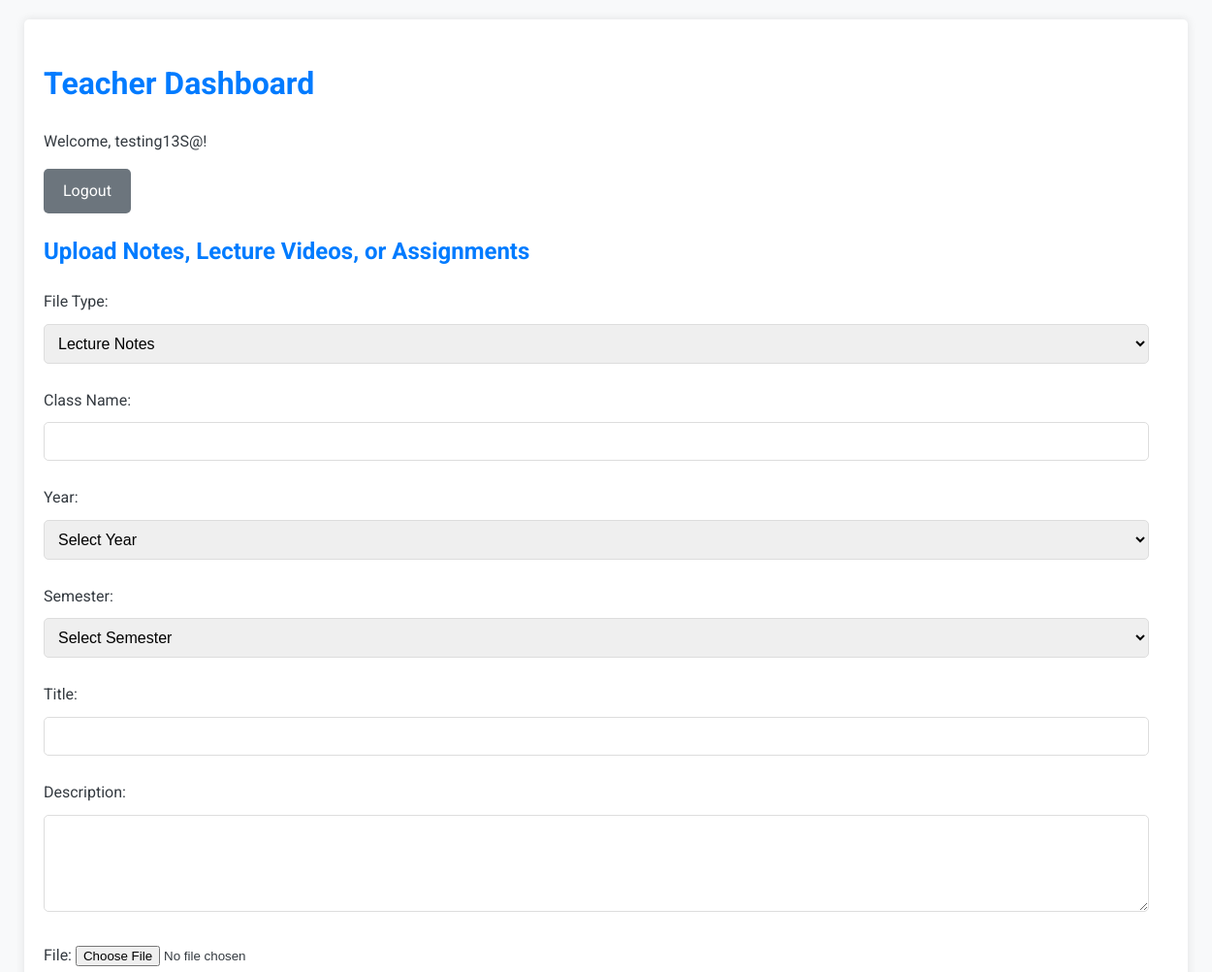
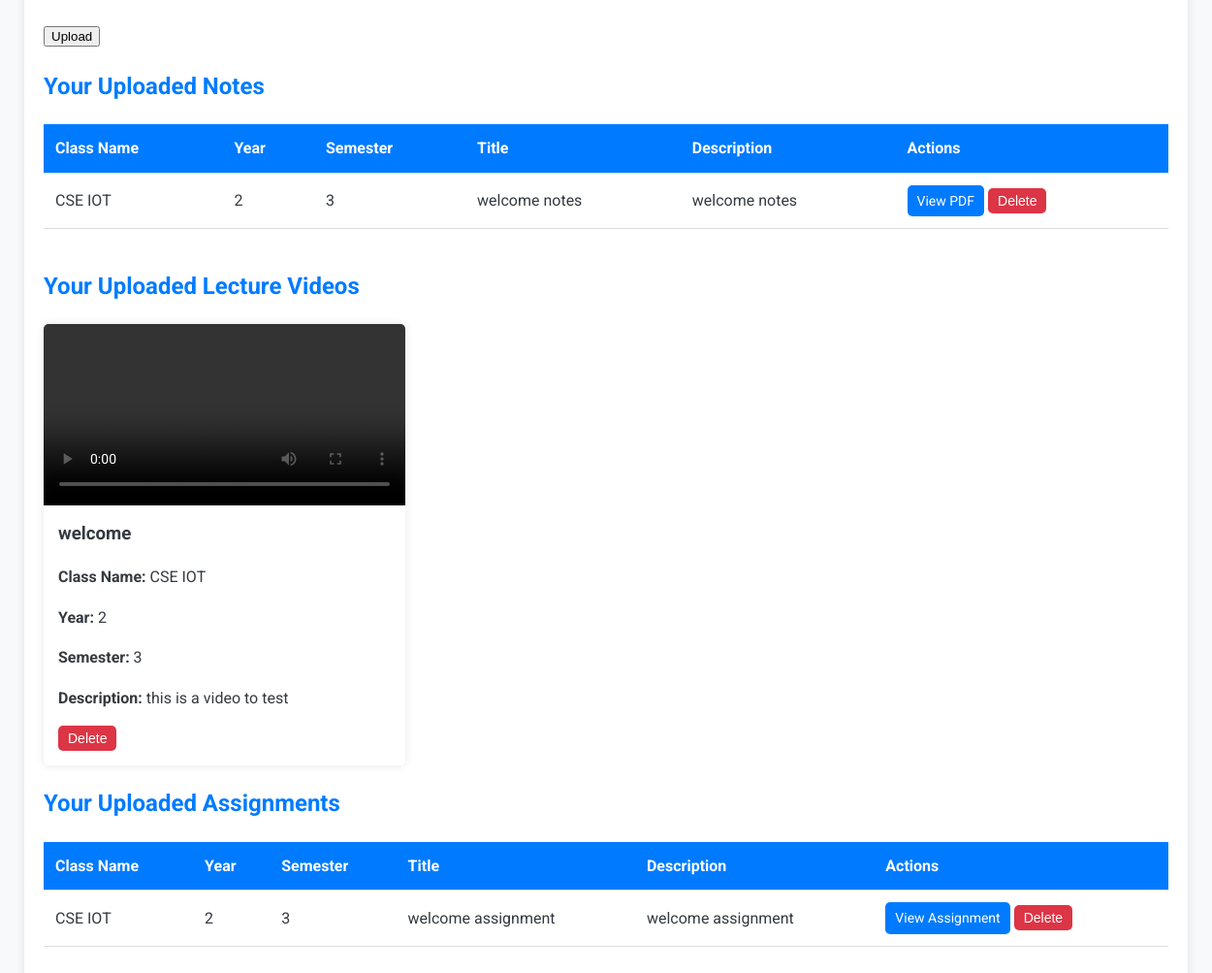
Page /teacher_dashboard/ (signed in) on the committed database (2 pictures, top to bottom).
### api/models.py (models this page shows)
class PDFFile(models.Model):
    teacher = models.ForeignKey(User, on_delete=models.CASCADE)
    year = models.CharField(max_length=10)
    semester = models.CharField(max_length=10)
    title = models.CharField(max_length=200)
    file = models.FileField(upload_to='resources/pdfs/')
    description = models.TextField(blank=True, null=True)
    class_name = models.CharField(max_length=100)
    uploaded_at = models.DateTimeField(auto_now_add=True)

class VideoFile(models.Model):
    teacher = models.ForeignKey(User, on_delete=models.CASCADE)
    year = models.CharField(max_length=10)
    semester = models.CharField(max_length=10)
    title = models.CharField(max_length=200)
    file = models.FileField(upload_to='resources/videos/')
    description = models.TextField(blank=True, null=True)
    class_name = models.CharField(max_length=100)
    uploaded_at = models.DateTimeField(auto_now_add=True)

class AssignmentFile(models.Model):
    teacher = models.ForeignKey(User, on_delete=models.CASCADE)
    year = models.CharField(max_length=10)
    semester = models.CharField(max_length=10)
    title = models.CharField(max_length=200)
    file = models.FileField(upload_to='resources/assignments/')
    description = models.TextField(blank=True, null=True)
    class_name = models.CharField(max_length=100)
    uploaded_at = models.DateTimeField(auto_now_add=True)

### api/views.py (the view)
# urls.py: path('teacher_dashboard/', views.teacher_dashboard, name='teacher_dashboard'),
def teacher_dashboard(request):
    if request.method == 'POST':
        form = UploadFileForm(request.POST, request.FILES)
        if form.is_valid():
            file_type = form.cleaned_data['file_type']
            year = form.cleaned_data['year']
            semester = form.cleaned_data['semester']
            title = form.cleaned_data['title']
            file = form.cleaned_data['file']
            description = form.cleaned_data['description']
            class_name = form.cleaned_data['class_name']
            class_name = ' '.join(class_name.upper().split())
            if file_type == 'pdf':
                pdf_file = PDFFile(teacher=request.user, year=year, semester=semester, title=title, file=file, description=description, class_name=class_name)
                pdf_file.save()
            elif file_type == 'video':
                video_file = VideoFile(teacher=request.user, year=year, semester=semester, title=title, file=file, description=description, class_name=class_name)
                video_file.save()
            elif file_type == 'assignment':
                assignment_file = AssignmentFile(teacher=request.user, year=year, semester=semester, title=title, file=file, description=description, class_name=class_name)
                assignment_file.save()
            ActivityLog.objects.create(
                teacher=request.user,
                action='Uploaded file',
                file_type=file_type,
                class_name=class_name,
                year=year,
                semester=semester,
                title=title,
                description=description
            )
            upload_details = {
                "teacher": request.user.username,
                "file_type": file_type,
                "year": year,
                "semester": semester,
                "title": title,
                "file_path": file.name,
                "description": description,
                "class_name": class_name,
                "uploaded_at": datetime.datetime.now().isoformat(),
            }
            db.uploads.insert_one(upload_details)
            return redirect('teacher_dashboard')
    else:
        form = UploadFileForm()
    uploaded_pdfs = PDFFile.objects.filter(teacher=request.user)
    uploaded_videos = VideoFile.objects.filter(teacher=request.user)
    uploaded_assignments = AssignmentFile.objects.filter(teacher=request.user)
    return render(request, 'teacher_dashboard.html', {
        'form': form,
        'uploaded_pdfs': uploaded_pdfs,
        'uploaded_videos': uploaded_videos,
        'uploaded_assignments': uploaded_assignments,
    })

### api/forms.py (shortened to what this page needs)
class UploadFileForm(forms.Form):
    file_type = forms.ChoiceField(choices=FILE_TYPE_CHOICES)
    year = forms.CharField(max_length=10)
    semester = forms.CharField(max_length=10)
    title = forms.CharField(max_length=200)
    file = forms.FileField()
    description = forms.CharField(widget=forms.Textarea, required=False)
    class_name = forms.CharField(max_length=100)

### api/templates/teacher_dashboard.html (shortened to what this page needs)
{% extends 'base.html' %}
{% block content %}
    <div class="dashboard-container">
        <header>
            <h1>Teacher Dashboard</h1>
            <p>Welcome, {{ user.username }}!</p>
            <a href="{% url 'logout' %}" class="btn btn-secondary">Logout</a>
        </header>
        <div class="upload-form">
            <h2>Upload Notes, Lecture Videos, or Assignments</h2>
            <form method="POST" enctype="multipart/form-data">
                <div class="form-group">
                    <label for="file_type">File Type:</label>
                    <select name="file_type" id="file_type">
                        <option value="pdf">Lecture Notes</option>
                    </select>
                </div>
                <div class="form-group">
                    <label for="class_name">Class Name:</label>
                    <input type="text" name="class_name" id="class_name" required>
                </div>
                <div class="form-group">
                    <label for="year">Year:</label>
                    <select name="year" id="year" required onchange="updateSemesters()">
                        <option value="">Select Year</option>
                    </select>
                </div>
                <div class="form-group">
                    <label for="semester">Semester:</label>
                    <select name="semester" id="semester" required>
                        <option value="">Select Semester</option>
                    </select>
                </div>
                <div class="form-group">
                    <label for="title">Title:</label>
                    <input type="text" name="title" id="title" required>
                </div>
                <div class="form-group">
                    <label for="description">Description:</label>
                    <textarea name="description" id="description"></textarea>
                </div>
                <div class="form-group">
                    <label for="file">File:</label>
                    <input type="file" name="file" id="file" required>
                </div>
                <button type="submit">Upload</button>
            </form>
        </div>
        <div class="uploaded-content">
            <h2>Your Uploaded Notes</h2>
            <div class="table-responsive">
                <table>
                    <thead>
                        <tr>
                            <th>Class Name</th>
                            <th>Year</th>
                            <th>Semester</th>
                            <th>Title</th>
                            <th>Description</th>
                            <th>Actions</th>
                        </tr>
                    </thead>
                    <tbody>
                        {% for file in uploaded_pdfs %}
                            <tr>
                                <td>{{ file.class_name }}</td>
                                <td>{{ file.year }}</td>
                                <td>{{ file.semester }}</td>
                                <td>{{ file.title }}</td>
                                <td>{{ file.description }}</td>
                                <td>
                                    <a href="{{ file.file.url }}" target="_blank" class="btn btn-small">View PDF</a>
                                    <form method="POST" action="{% url 'delete_file' 'pdf' file.pk %}" style="display:inline;" onsubmit="return confirm('Are you sure you want to delete this PDF?');">
                                        <button type="submit" class="btn btn-small btn-danger">Delete</button>
                                    </form>
                                </td>
                            </tr>
                        {% endfor %}
                    </tbody>
                </table>
            </div>
            <h2>Your Uploaded Lecture Videos</h2>
            <div class="videos-container">
                {% for video in uploaded_videos %}
                    <div class="video-card">
                        <video controls>
                            <source src="{{ video.file.url }}" type="video/mp4">
                        </video>
                        <div class="video-details">
                            <h3>{{ video.title }}</h3>
                            <p><strong>Class Name:</strong> {{ video.class_name }}</p>
                            <p><strong>Year:</strong> {{ video.year }}</p>
                            <p><strong>Semester:</strong> {{ video.semester }}</p>
                            <p><strong>Description:</strong> {{ video.description }}</p>
                            <form method="POST" action="{% url 'delete_file' 'video' video.pk %}" onsubmit="return confirm('Are you sure you want to delete this video?');">
                                <button type="submit" class="btn btn-small btn-danger">Delete</button>
                            </form>
                        </div>
                    </div>
                {% endfor %}
            </div>
            <h2>Your Uploaded Assignments</h2>
            <div class="table-responsive">
                <table>
                    <thead>
                        <tr>
                            <th>Class Name</th>
                            <th>Year</th>
                            <th>Semester</th>
                            <th>Title</th>
                            <th>Description</th>
                            <th>Actions</th>
                        </tr>
                    </thead>
                    <tbody>
                        {% for assignment in uploaded_assignments %}
                            <tr>
                                <td>{{ assignment.class_name }}</td>
                                <td>{{ assignment.year }}</td>
                                <td>{{ assignment.semester }}</td>
                                <td>{{ assignment.title }}</td>
                                <td>{{ assignment.description }}</td>
                                <td>
                                    <a href="{{ assignment.file.url }}" target="_blank" class="btn btn-small">View Assignment</a>
                                    <form method="POST" action="{% url 'delete_file' 'assignment' assignment.pk %}" style="display:inline;" onsubmit="return confirm('Are you sure you want to delete this assignment?');">
                                        <button type="submit" class="btn btn-small btn-danger">Delete</button>
                                    </form>
                                </td>
                            </tr>
                        {% endfor %}
                    </tbody>
                </table>
            </div>
        </div>
    </div>
{% endblock %}

### api/static/css/styles.css (style rules this page uses)
:root { --primary-color: #007BFF; --secondary-color: #6c757d; --success-color: #28a745; --danger-color: #dc3545; --light-color: #f8f9fa; --dark-color: #343a40; }
body { font-family: 'Roboto', Arial, sans-serif; line-height: 1.6; color: var(--dark-color); background-color: var(--light-color); margin: 0; padding: 0; }
h1, h2 { color: var(--primary-color); margin-bottom: 20px; }
.btn { display: inline-block; padding: 10px 20px; background-color: var(--primary-color); color: white; text-decoration: none; border-radius: 5px; transition: background-color 0.3s ease; border: none; cursor: pointer; font-size: 16px; text-align: center; }
.btn-secondary { background-color: var(--secondary-color); }
.btn-danger { background-color: var(--danger-color); }
.btn-small { padding: 5px 10px; font-size: 14px; }
.form-group { margin-bottom: 15px; }
.dashboard-container { background-color: white; border-radius: 5px; box-shadow: 0 0 10px rgba(0, 0, 0, 0.1); padding: 20px; margin-bottom: 20px; }
.table-responsive { overflow-x: auto; }
table { width: 100%; border-collapse: collapse; margin-bottom: 20px; }
th, td { padding: 12px; text-align: left; border-bottom: 1px solid #ddd; }
th { background-color: var(--primary-color); color: white; }
.videos-container { display: grid; grid-template-columns: repeat(auto-fill, minmax(300px, 1fr)); gap: 20px; }
.video-card { background-color: white; border-radius: 5px; box-shadow: 0 0 10px rgba(0, 0, 0, 0.1); overflow: hidden; }
.video-card video { width: 100%; height: auto; display: block; }
.video-details { padding: 15px; }
.video-details h3 { margin-top: 0; margin-bottom: 10px; }
input[type="text"], input[type="password"], input[type="email"], select, textarea { width: calc(100% - 20px); padding: 10px; border: 1px solid #ddd; border-radius: 5px; font-size: 16px; margin: 10px 0; box-sizing: border-box; }
input[type="file"] { border: none; margin-bottom: 15px; }
textarea { height: 100px; }

### rows in the picture
PDFFile: class_name "CSE IOT", year "2", semester "3", title "welcome notes", description "welcome notes"
VideoFile: title "welcome", class_name "CSE IOT", year "2", semester "3", description "this is a video to test"
AssignmentFile: class_name "CSE IOT", year "2", semester "3", title "welcome assignment", description "welcome assignment"

### other values in the picture
{{ user.username }} "testing13S@"
